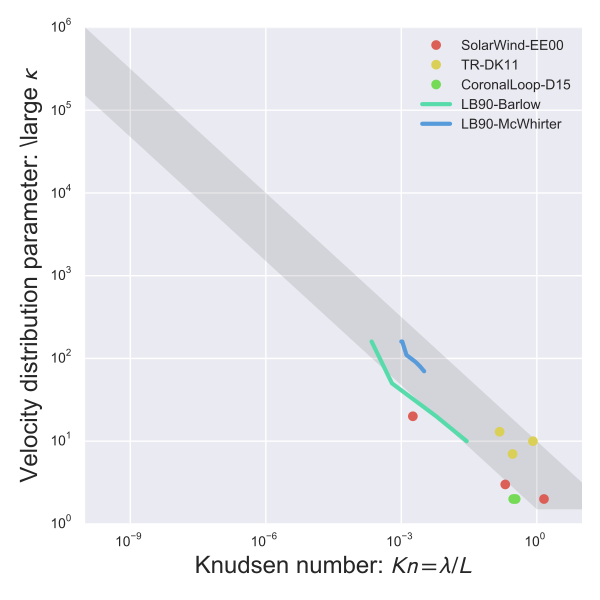

Write Python code to recreate this figure.
from __future__ import print_function
data_B=[["Kn", "kappa"], ["2.2e-4", 160], ["6.2e-4", 50], ["5.9e-3", 20], ["2.8e-2", 10]]
data_A=[["Kn", "kappa"], ["1e-3", 160], ["1.05e-3", 160], ["1.3e-3", 110], ["2.1e-3", 90], ["2.6e-3", 80], ["3.2e-3", 70]]
data_3=[["Region", "T / K", "n / pcc", "H", "ln \\Lambda", "\\lambda_{e}", "Kn", "\\kappa"], ["average loop", "3.2e6", "1.8e9", "3.33e-3", 21.26, "7.02e7", 0.3, 2], ["y=300-309", "3.2e6", "1.6e9", "3.33e-3", 21.32, "7.88e7", 0.34, 2]]
data_2=[["Region", "T / K", "n / pcc", "H", "ln \\Lambda", "\\lambda_{e}", "Kn", "\\kappa"], ["Coronal Hole", "2.5e4", "1.4e10", "6e3", 12.96, "9.04e2", 0.15, 13], ["Quiet Sun", "3.5e4", "1.8e9", "1.5e4", 14.49, "1.23e4", 0.82, 10], ["Active Region", "1e4", "1.3e10", "5.9e2", 11.62, "1.74e2", 0.29, 7]]
data_1=[["R/Rsun", "T / K", "n / pcc", "H", "ln \\Lambda", "\\lambda_{e}", "Kn", "n_{h}/n_{c}", "T_{h}/T_{c}", "\\kappa"], [1.0, "5e5", "3.8e8", 0.07, 19.26, "8.97e6", "1.8e-3", 0.05, "<2", 20], [1.25, "9e5", "1e7", 0.07, 21.96, "9.68e8", 0.2, 0.05, 5, 3], [1.5, "9e5", "1e6", 0.2, 23.11, "9.20e9", 0.66, "", "", -1], [2.0, "7e5", "2e5", 0.4, 23.54, "2.73e10", 0.98, "", "", -1], [2.4, "6e5", "1e5", 0.4, 23.65, "4.00e10", 1.44, 0.2, 18, 2]]
import sys
import numpy as np
from astropy.table import Table
from matplotlib import pyplot as plt
import seaborn as sns

def clean_data(data):
    """Replace empty strings with nans"""
    for row in data:
        for x in row:
            x = x or -1.0
    return data

d = {}
for label, data in (
        ['SolarWind-EE00', data_1],
        ['TR-DK11', data_2],
        ['CoronalLoop-D15', data_3],
        ['LB90-McWhirter', data_A],
        ['LB90-Barlow', data_B],
):
    cdata = clean_data(data)
    d[label] = Table(names=cdata[0], rows=cdata[1:])

sns.set_palette('hls', 7)
fig, ax = plt.subplots(1, 1)
ax.set_xscale('log')
ax.set_yscale('log')
ax.set_xlim(1e-10, 10.0)
ax.set_ylim(1.0, 1.e6)
ax.set_xlabel(r'Knudsen number: $\mathsf{Kn} = \lambda/L$', fontsize='x-large')
ax.set_ylabel(r'Velocity distribution parameter: \large $\kappa$', fontsize='x-large')
ax.xaxis.set_ticks([1e-9, 1e-6, 1e-3, 1.0])

Kn = np.array([1e-12, 1.0, 100.0])
kappa1 = 1.5/np.sqrt(Kn)
kappa1[-1] = 1.5
kappa2 = 10/np.sqrt(Kn)
plt.fill_between(Kn, kappa1, kappa2, alpha=0.1, lw=0.0, color='k')

for dataset in d:
    Kn = d[dataset]['Kn'].astype('float')
    try:
        kappa = d[dataset]['kappa'].astype('float')
    except KeyError:
        kappa = d[dataset][r'\kappa'].astype('float')
    m = kappa > 0.0

    if 'LB90' in dataset:
        plotstyles = {'ls': '-', 'lw': 3}
    else:
        plotstyles = {'marker': 'o', 'ls': ''}
    plt.plot(Kn[m], kappa[m], label=dataset, **plotstyles)


plt.legend()
figfile = sys.argv[0].replace('.py', '.pdf')
fig.set_size_inches(6, 6)
fig.tight_layout()
fig.savefig(figfile)
print(figfile)
